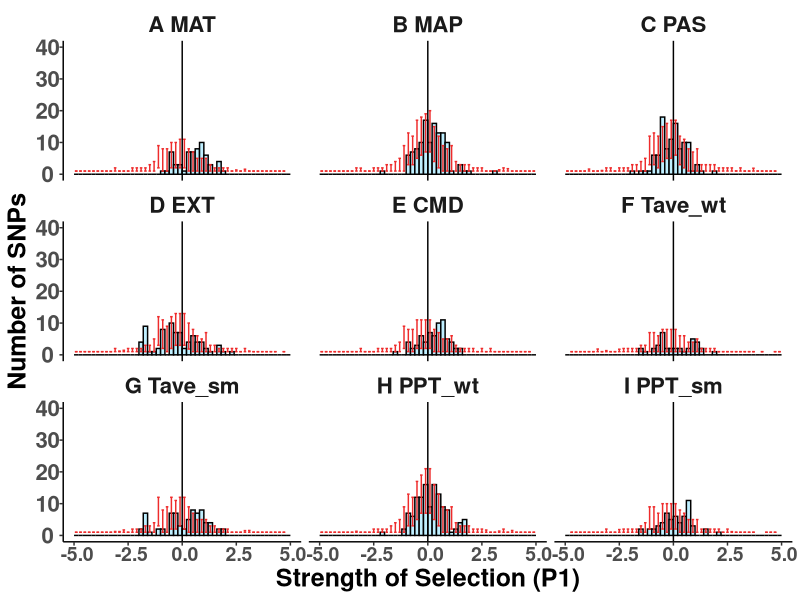
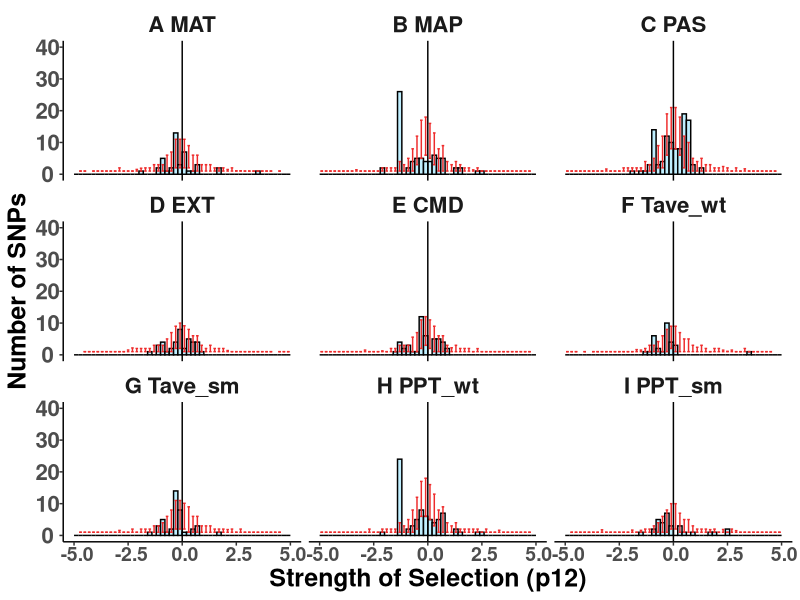
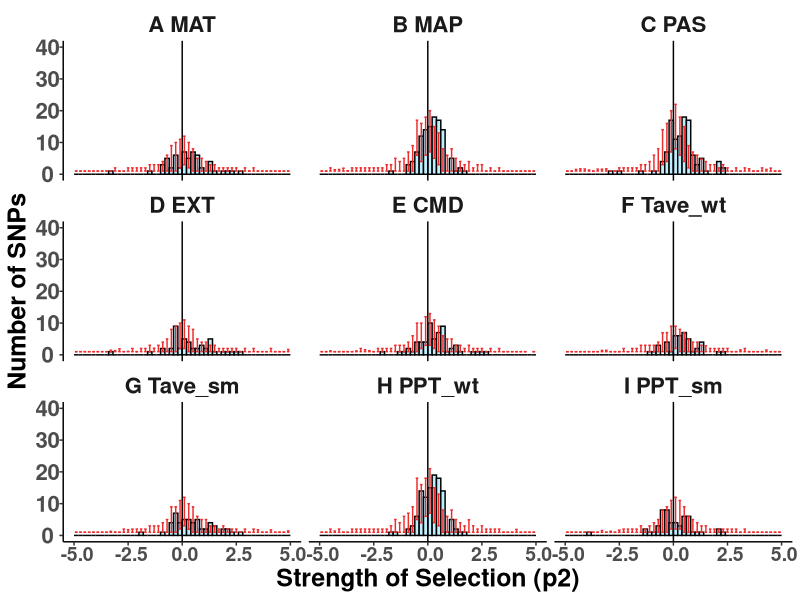
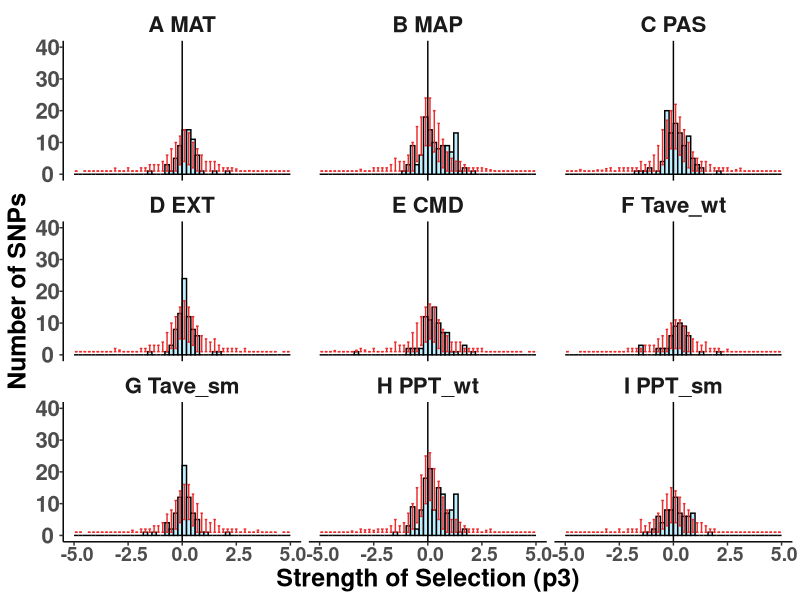
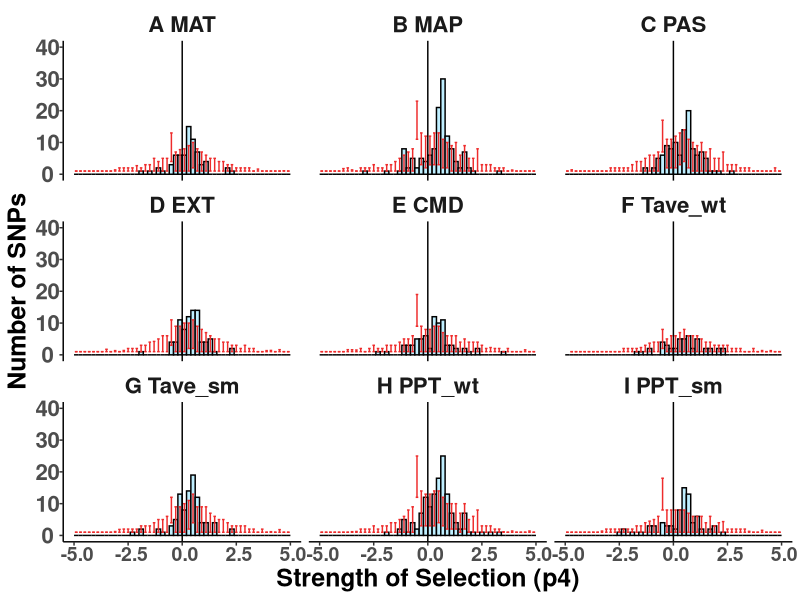
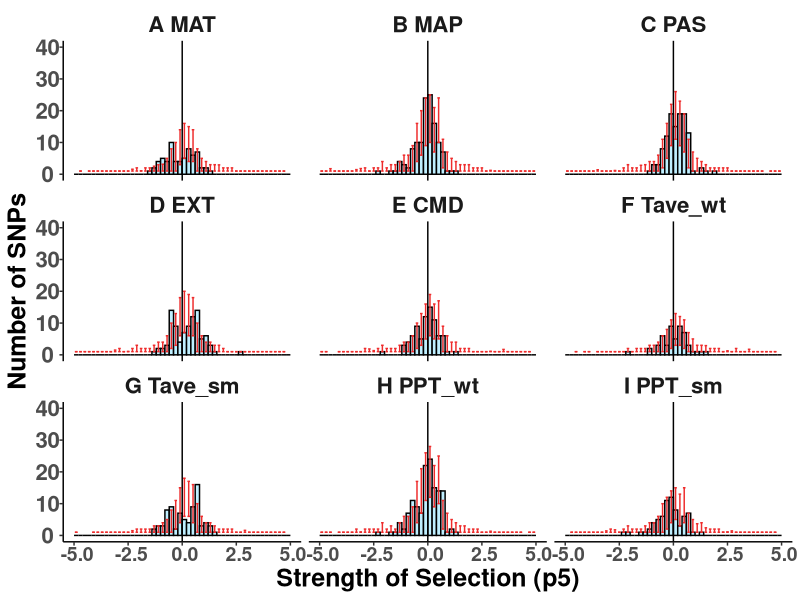
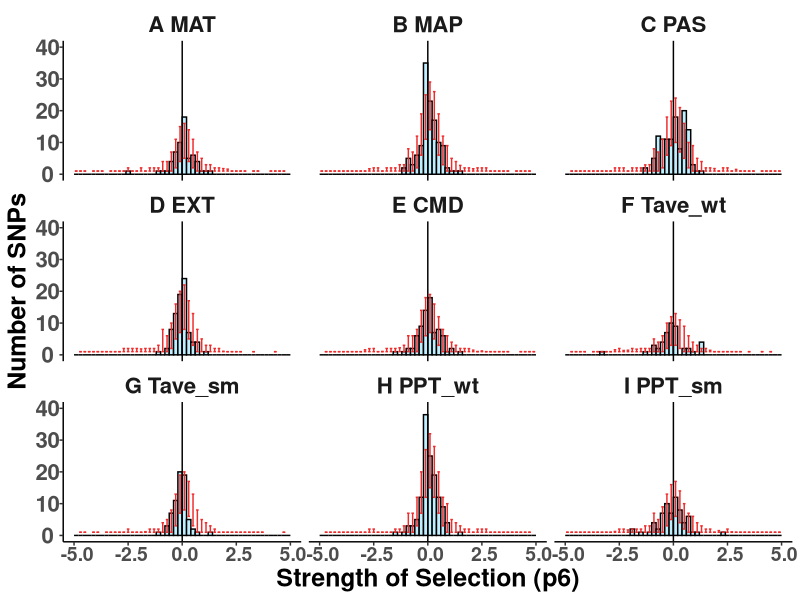
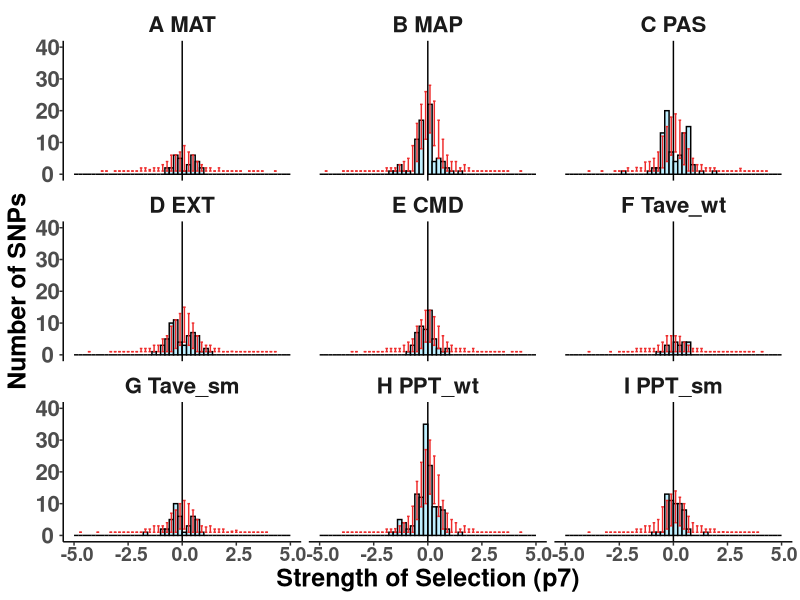

Write the R code that produced these figures, in order.
##################################################################################
## Generate input for strength of selection graphs
## Processing for both observation and permuted CI
## Author Daniel Anstett
## 
## Modified from https://jkzorz.github.io/2020/05/17/Error-bars.html
## Last Modified May 17, 2022
###################################################################################
#Function

theme_ci <- function(){ 
  theme_classic() %+replace%    #replace elements we want to change
    theme(axis.text.x = element_text(size = 14, face = "bold", angle = 0,hjust = 0.4, vjust = 0.7), 
          axis.title = element_text(size = 18, face = "bold"), 
          axis.text.y = element_text(size = 16, face = "bold"),
          strip.background = element_blank(),strip.text.x = element_text(size = 16, face = "bold"))
}



###################################################################################
#Import libraries
library(tidyverse)

#Import files
env_obs_ci <- read_csv("data/binomial_data/obs_ci_env_ab.csv")


###################################################################################
## Histogram graphs with CI
###################################################################################

# p1
mat_p1_hist <- ggplot(env_obs_ci,aes(x=S,y=p1,ymin=p1_low,ymax=p1_up))+
  geom_bar(colour = "black", stat = "identity", width = 0.2, fill = "lightblue1")+
  geom_errorbar(colour = "firebrick2", stat = "identity", width = 0.12) +
  geom_vline(xintercept=0) +
  labs(x = "Strength of Selection (P1)", y = "Number of SNPs") +
  scale_y_continuous(limits=c(0,40))+ theme_ci() + facet_wrap(.~env)
mat_p1_hist 
ggsave("graphs/slopes_CI/01_slope_ci_p1.pdf",width=12, height = 8, units = "in")

# p12
mat_p12_hist <- ggplot(env_obs_ci,aes(x=S,y=p12,ymin=p12_low,ymax=p12_up))+
  geom_bar(colour = "black", stat = "identity", width = 0.2, fill = "lightblue1")+
  geom_errorbar(colour = "firebrick2", stat = "identity", width = 0.12) +
  geom_vline(xintercept=0) +
  labs(x = "Strength of Selection (p12)", y = "Number of SNPs") +
  scale_y_continuous(limits=c(0,40))+ theme_ci() + facet_wrap(.~env)
mat_p12_hist 
ggsave("graphs/slopes_CI/02_slope_ci_p12.pdf",width=12, height = 8, units = "in")


# p2
mat_p2_hist <- ggplot(env_obs_ci,aes(x=S,y=p2,ymin=p2_low,ymax=p2_up))+
  geom_bar(colour = "black", stat = "identity", width = 0.2, fill = "lightblue1")+
  geom_errorbar(colour = "firebrick2", stat = "identity", width = 0.12) +
  geom_vline(xintercept=0) +
  labs(x = "Strength of Selection (p2)", y = "Number of SNPs") +
  scale_y_continuous(limits=c(0,40))+ theme_ci() + facet_wrap(.~env)
mat_p2_hist 
ggsave("graphs/slopes_CI/03_slope_ci_p2.pdf",width=12, height = 8, units = "in")

# p3
mat_p3_hist <- ggplot(env_obs_ci,aes(x=S,y=p3,ymin=p3_low,ymax=p3_up))+
  geom_bar(colour = "black", stat = "identity", width = 0.2, fill = "lightblue1")+
  geom_errorbar(colour = "firebrick2", stat = "identity", width = 0.12) +
  geom_vline(xintercept=0) +
  labs(x = "Strength of Selection (p3)", y = "Number of SNPs") +
  scale_y_continuous(limits=c(0,40))+ theme_ci() + facet_wrap(.~env)
mat_p3_hist 
ggsave("graphs/slopes_CI/04_slope_ci_p3.pdf",width=12, height = 8, units = "in")

# p4
mat_p4_hist <- ggplot(env_obs_ci,aes(x=S,y=p4,ymin=p4_low,ymax=p4_up))+
  geom_bar(colour = "black", stat = "identity", width = 0.2, fill = "lightblue1")+
  geom_errorbar(colour = "firebrick2", stat = "identity", width = 0.12) +
  geom_vline(xintercept=0) +
  labs(x = "Strength of Selection (p4)", y = "Number of SNPs") +
  scale_y_continuous(limits=c(0,40))+ theme_ci() + facet_wrap(.~env)
mat_p4_hist 
ggsave("graphs/slopes_CI/05_slope_ci_p4.pdf",width=12, height = 8, units = "in")

# p5
mat_p5_hist <- ggplot(env_obs_ci,aes(x=S,y=p5,ymin=p5_low,ymax=p5_up))+
  geom_bar(colour = "black", stat = "identity", width = 0.2, fill = "lightblue1")+
  geom_errorbar(colour = "firebrick2", stat = "identity", width = 0.12) +
  geom_vline(xintercept=0) +
  labs(x = "Strength of Selection (p5)", y = "Number of SNPs") +
  scale_y_continuous(limits=c(0,40))+ theme_ci() + facet_wrap(.~env)
mat_p5_hist 
ggsave("graphs/slopes_CI/06_slope_ci_p5.pdf",width=12, height = 8, units = "in")

# p6
mat_p6_hist <- ggplot(env_obs_ci,aes(x=S,y=p6,ymin=p6_low,ymax=p6_up))+
  geom_bar(colour = "black", stat = "identity", width = 0.2, fill = "lightblue1")+
  geom_errorbar(colour = "firebrick2", stat = "identity", width = 0.12) +
  geom_vline(xintercept=0) +
  labs(x = "Strength of Selection (p6)", y = "Number of SNPs") +
  scale_y_continuous(limits=c(0,40))+ theme_ci() + facet_wrap(.~env)
mat_p6_hist 
ggsave("graphs/slopes_CI/07_slope_ci_p6.pdf",width=12, height = 8, units = "in")

# p7
mat_p7_hist <- ggplot(env_obs_ci,aes(x=S,y=p7,ymin=p7_low,ymax=p7_up))+
  geom_bar(colour = "black", stat = "identity", width = 0.2, fill = "lightblue1")+
  geom_errorbar(colour = "firebrick2", stat = "identity", width = 0.12) +
  geom_vline(xintercept=0) +
  labs(x = "Strength of Selection (p7)", y = "Number of SNPs") +
  scale_y_continuous(limits=c(0,40))+ theme_ci() + facet_wrap(.~env)
mat_p7_hist 
ggsave("graphs/slopes_CI/08_slope_ci_p7.pdf",width=12, height = 8, units = "in")

# p8
mat_p8_hist <- ggplot(env_obs_ci,aes(x=S,y=p8,ymin=p8_low,ymax=p8_up))+
  geom_bar(colour = "black", stat = "identity", width = 0.2, fill = "lightblue1")+
  geom_errorbar(colour = "firebrick2", stat = "identity", width = 0.12) +
  geom_vline(xintercept=0) +
  labs(x = "Strength of Selection (p8)", y = "Number of SNPs") +
  scale_y_continuous(limits=c(0,40))+ theme_ci() + facet_wrap(.~env)
mat_p8_hist 
ggsave("graphs/slopes_CI/09_slope_ci_p8.pdf",width=12, height = 8, units = "in")

# p9
mat_p9_hist <- ggplot(env_obs_ci,aes(x=S,y=p9,ymin=p9_low,ymax=p9_up))+
  geom_bar(colour = "black", stat = "identity", width = 0.2, fill = "lightblue1")+
  geom_errorbar(colour = "firebrick2", stat = "identity", width = 0.12) +
  geom_vline(xintercept=0) +
  labs(x = "Strength of Selection (p9)", y = "Number of SNPs") +
  scale_y_continuous(limits=c(0,40))+ theme_ci() + facet_wrap(.~env)
mat_p9_hist 
ggsave("graphs/slopes_CI/10_slope_ci_p9.pdf",width=12, height = 8, units = "in")

# p10
mat_p10_hist <- ggplot(env_obs_ci,aes(x=S,y=p10,ymin=p10_low,ymax=p10_up))+
  geom_bar(colour = "black", stat = "identity", width = 0.2, fill = "lightblue1")+
  geom_errorbar(colour = "firebrick2", stat = "identity", width = 0.12) +
  geom_vline(xintercept=0) +
  labs(x = "Strength of Selection (p10)", y = "Number of SNPs") +
  scale_y_continuous(limits=c(0,40))+ theme_ci() + facet_wrap(.~env)
mat_p10_hist 
ggsave("graphs/slopes_CI/11_slope_ci_p10.pdf",width=12, height = 8, units = "in")

# p11
mat_p11_hist <- ggplot(env_obs_ci,aes(x=S,y=p11,ymin=p11_low,ymax=p11_up))+
  geom_bar(colour = "black", stat = "identity", width = 0.2, fill = "lightblue1")+
  geom_errorbar(colour = "firebrick2", stat = "identity", width = 0.12) +
  geom_vline(xintercept=0) +
  labs(x = "Strength of Selection (p11)", y = "Number of SNPs") +
  scale_y_continuous(limits=c(0,40))+ theme_ci() + facet_wrap(.~env)
mat_p11_hist 
ggsave("graphs/slopes_CI/12_slope_ci_p11.pdf",width=12, height = 8, units = "in")






